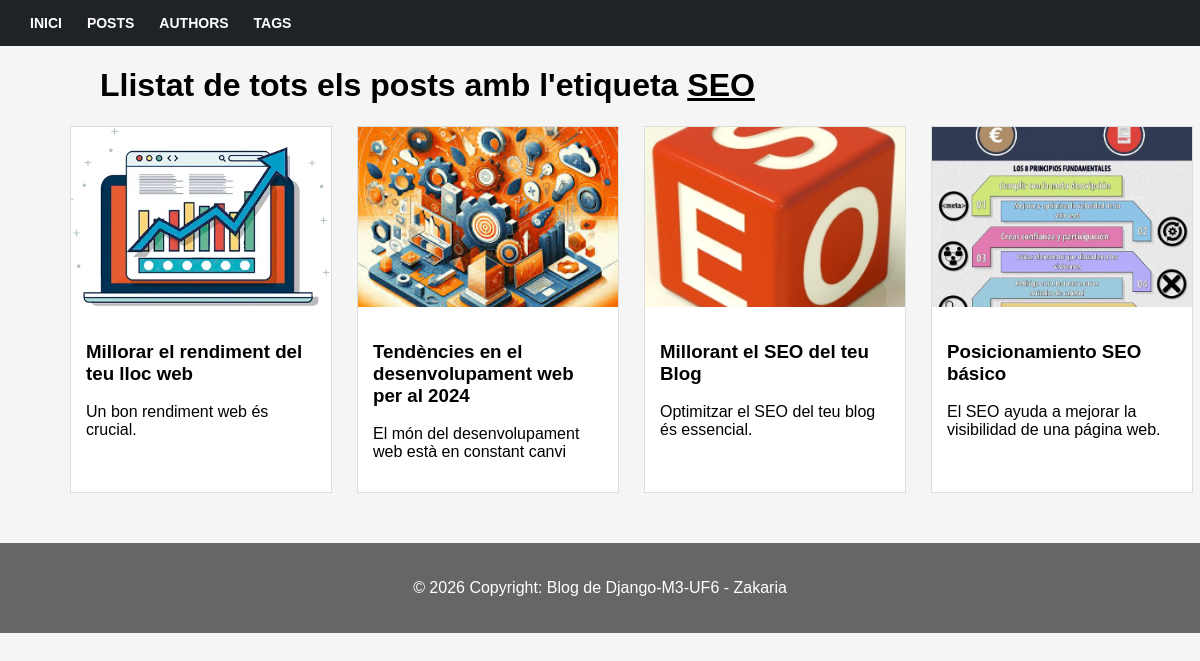
The page /tags/4 on the database its author committed.
### blog/models.py (models this page shows, shortened)
class Tag(models.Model):
    caption = models.CharField(max_length=20)

class Post(models.Model):
    title = models.CharField(
        max_length=150,
        validators=[MinLengthValidator(5)]
    )
    excerpt = models.CharField(max_length=300)
    image_name = models.CharField(max_length=100)
    date = models.DateField(auto_now_add=True)
    slug = models.SlugField(unique=True)
    content = models.TextField()
    author = models.ForeignKey(
        Author,
        on_delete=models.CASCADE,
        related_name="posts"
    )
    tags = models.ManyToManyField(
        Tag
    )

### blog/views.py (the view)
# urls.py: path("tags/<int:id>", views.tag_posts),
def tag_posts(request, id):
    tag = get_object_or_404(Tag, pk=id)
    posts = tag.post_set.all()
    return render(request, "blog/tag_post.html", {
        "tag": tag,
        "posts": posts
    })

### blog/templates/blog/tag_post.html
{% extends "blog/base.html" %}
{% load static %}
{% block content %}
<h1 class="h1-liista-tag">
    Llistat de tots els posts amb l'etiqueta
    <u>{{ tag.caption }}</u>
</h1>
<div class="post-grid">
    {% for post in posts %}
    <div class="post-card">
        <img src="{% static 'blog/imatges/'|add:post.image_name %}">
        <div class="post-card-content">
            <h3>{{ post.title }}</h3>
            <p>{{ post.excerpt }}</p>
        </div>
    </div>
    {% endfor %}
</div>
{% endblock %}

### blog/static/blog/css/style.css (style rules this page uses)
body { margin:0; font-family:Arial, Helvetica, sans-serif; background:#f5f5f5; }
.posts-container, .all-posts-container, .post-grid { display:flex; flex-wrap:wrap; gap:25px; margin-left:70px; }
.post-grid { max-width:1300px; }
.h1-liista-tag { margin-left: 100px; }
.post-card { width:260px; background:white; border:1px solid #ddd; border-radius:0; overflow:hidden; display:flex; flex-direction:column; }
.post-card img { width:100%; height:180px; object-fit:cover; }
.post-content, .post-card-content { padding:15px; }

### rows shown on the page
Tag: caption "SEO"
Post: image_name (picture), title "Millorar el rendiment del teu lloc web", excerpt "Un bon rendiment web és crucial."
Post: image_name (picture), title "Tendències en el desenvolupament web per al 2024", excerpt "El món del desenvolupament web està en constant canvi"
Post: image_name (picture), title "Millorant el SEO del teu Blog", excerpt "Optimitzar el SEO del teu blog és essencial."
Post: image_name (picture), title "Posicionamiento SEO básico", excerpt "El SEO ayuda a mejorar la visibilidad de una página web."
